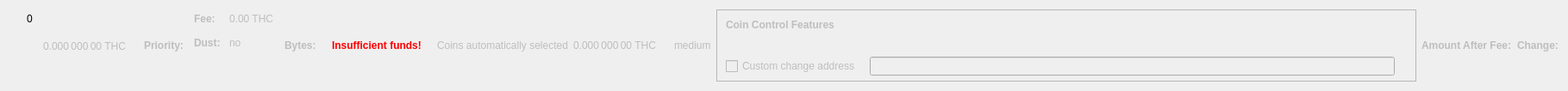
    <widget class="QWidget" name="dummyHideWidget" native="true">
     <property name="maximumSize">
      <size>
       <width>100</width>
       <height>22</height>
      </size>
     </property>
     <layout class="QHBoxLayout" name="dummyHideLayout">
      <item>
       <layout class="QFormLayout" name="formLayoutCoinControl1">
        <property name="horizontalSpacing">
         <number>10</number>
        </property>
        <property name="verticalSpacing">
         <number>14</number>
        </property>
        <property name="leftMargin">
         <number>10</number>
        </property>
        <property name="topMargin">
         <number>4</number>
        </property>
        <property name="rightMargin">
         <number>6</number>
        </property>
        <item row="0" column="1">
         <widget class="QLabel" name="labelCoinControlBytes">
          <property name="cursor">
           <cursorShape>IBeamCursor</cursorShape>
          </property>
          <property name="contextMenuPolicy">
           <enum>Qt::ActionsContextMenu</enum>
          </property>
          <property name="text">
           <string notr="true">0</string>
          </property>
          <property name="textInteractionFlags">
           <set>Qt::LinksAccessibleByMouse|Qt::TextSelectableByKeyboard|Qt::TextSelectableByMouse</set>
          </property>
         </widget>
        </item>
       </layout>
      </item>
      <item>
       <widget class="QLabel" name="labelCoinControlAfterFee">
        <property name="enabled">
         <bool>false</bool>
        </property>
        <property name="sizePolicy">
         <sizepolicy hsizetype="Fixed" vsizetype="Fixed">
          <horstretch>0</horstretch>
          <verstretch>0</verstretch>
         </sizepolicy>
        </property>
        <property name="minimumSize">
         <size>
          <width>111</width>
          <height>12</height>
         </size>
        </property>
        <property name="maximumSize">
         <size>
          <width>111</width>
          <height>12</height>
         </size>
        </property>
        <property name="cursor">
         <cursorShape>IBeamCursor</cursorShape>
        </property>
        <property name="contextMenuPolicy">
         <enum>Qt::ActionsContextMenu</enum>
        </property>
        <property name="text">
         <string notr="true">0.000 000 00 THC</string>
        </property>
        <property name="textInteractionFlags">
         <set>Qt::LinksAccessibleByMouse|Qt::TextSelectableByKeyboard|Qt::TextSelectableByMouse</set>
        </property>
       </widget>
      </item>
      <item>
       <widget class="QLabel" name="labelCoinControlPriorityText">
        <property name="enabled">
         <bool>false</bool>
        </property>
        <property name="font">
         <font>
          <weight>75</weight>
          <bold>true</bold>
         </font>
        </property>
        <property name="text">
         <string>Priority:</string>
        </property>
       </widget>
      </item>
      <item>
       <layout class="QHBoxLayout" name="horizontalLayout"/>
      </item>
      <item>
       <layout class="QFormLayout" name="formLayoutCoinControl3">
        <property name="horizontalSpacing">
         <number>10</number>
        </property>
        <property name="verticalSpacing">
         <number>14</number>
        </property>
        <property name="leftMargin">
         <number>6</number>
        </property>
        <property name="topMargin">
         <number>4</number>
        </property>
        <property name="rightMargin">
         <number>6</number>
        </property>
        <item row="0" column="0">
         <widget class="QLabel" name="labelCoinControlFeeText">
          <property name="enabled">
           <bool>false</bool>
          </property>
          <property name="font">
           <font>
            <weight>75</weight>
            <bold>true</bold>
           </font>
          </property>
          <property name="text">
           <string>Fee:</string>
          </property>
          <property name="margin">
           <number>0</number>
          </property>
         </widget>
        </item>
        <item row="0" column="1">
         <widget class="QLabel" name="labelCoinControlFee">
          <property name="enabled">
           <bool>false</bool>
          </property>
          <property name="cursor">
           <cursorShape>IBeamCursor</cursorShape>
          </property>
          <property name="contextMenuPolicy">
           <enum>Qt::ActionsContextMenu</enum>
          </property>
          <property name="text">
           <string notr="true">0.00 THC</string>
          </property>
          <property name="textInteractionFlags">
           <set>Qt::LinksAccessibleByMouse|Qt::TextSelectableByKeyboard|Qt::TextSelectableByMouse</set>
          </property>
         </widget>
        </item>
        <item row="1" column="0">
         <widget class="QLabel" name="labelCoinControlLowOutputText">
          <property name="enabled">
           <bool>false</bool>
          </property>
          <property name="font">
           <font>
            <weight>75</weight>
            <bold>true</bold>
           </font>
          </property>
          <property name="text">
           <string>Dust:</string>
          </property>
         </widget>
        </item>
        <item row="1" column="1">
         <widget class="QLabel" name="labelCoinControlLowOutput">
          <property name="enabled">
           <bool>false</bool>
          </property>
          <property name="cursor">
           <cursorShape>IBeamCursor</cursorShape>
          </property>
          <property name="contextMenuPolicy">
           <enum>Qt::ActionsContextMenu</enum>
          </property>
          <property name="text">
           <string>no</string>
          </property>
          <property name="textInteractionFlags">
           <set>Qt::LinksAccessibleByMouse|Qt::TextSelectableByKeyboard|Qt::TextSelectableByMouse</set>
          </property>
         </widget>
        </item>
       </layout>
      </item>
      <item>
       <widget class="QLabel" name="labelCoinControlBytesText">
        <property name="enabled">
         <bool>false</bool>
        </property>
        <property name="font">
         <font>
          <weight>75</weight>
          <bold>true</bold>
         </font>
        </property>
        <property name="text">
         <string>Bytes:</string>
        </property>
       </widget>
      </item>
      <item>
       <layout class="QFormLayout" name="formLayoutCoinControl2">
        <property name="horizontalSpacing">
         <number>10</number>
        </property>
        <property name="verticalSpacing">
         <number>14</number>
        </property>
        <property name="leftMargin">
         <number>6</number>
        </property>
        <property name="topMargin">
         <number>4</number>
        </property>
        <property name="rightMargin">
         <number>6</number>
        </property>
       </layout>
      </item>
      <item>
       <layout class="QHBoxLayout" name="horizontalLayoutCoinControl2">
        <property name="spacing">
         <number>8</number>
        </property>
        <property name="bottomMargin">
         <number>10</number>
        </property>
       </layout>
      </item>
      <item>
       <widget class="QLabel" name="labelCoinControlInsuffFunds">
        <property name="enabled">
         <bool>false</bool>
        </property>
        <property name="minimumSize">
         <size>
          <width>0</width>
          <height>0</height>
         </size>
        </property>
        <property name="font">
         <font>
          <weight>75</weight>
          <bold>true</bold>
         </font>
        </property>
        <property name="styleSheet">
         <string notr="true">color:red;font-weight:bold;</string>
        </property>
        <property name="text">
         <string>Insufficient funds!</string>
        </property>
        <property name="margin">
         <number>5</number>
        </property>
       </widget>
      </item>
      <item>
       <layout class="QFormLayout" name="formLayoutCoinControl4">
        <property name="horizontalSpacing">
         <number>10</number>
        </property>
        <property name="verticalSpacing">
         <number>14</number>
        </property>
        <property name="leftMargin">
         <number>6</number>
        </property>
        <property name="topMargin">
         <number>4</number>
        </property>
        <property name="rightMargin">
         <number>6</number>
        </property>
       </layout>
      </item>
      <item>
       <widget class="QLabel" name="labelCoinControlAutomaticallySelected">
        <property name="enabled">
         <bool>false</bool>
        </property>
        <property name="sizePolicy">
         <sizepolicy hsizetype="Fixed" vsizetype="Fixed">
          <horstretch>0</horstretch>
          <verstretch>0</verstretch>
         </sizepolicy>
        </property>
        <property name="minimumSize">
         <size>
          <width>0</width>
          <height>0</height>
         </size>
        </property>
        <property name="maximumSize">
         <size>
          <width>240</width>
          <height>16777215</height>
         </size>
        </property>
        <property name="text">
         <string>Coins automatically selected</string>
        </property>
        <property name="margin">
         <number>5</number>
        </property>
       </widget>
      </item>
      <item>
       <widget class="QLabel" name="labelCoinControlChange">
        <property name="enabled">
         <bool>false</bool>
        </property>
        <property name="sizePolicy">
         <sizepolicy hsizetype="Fixed" vsizetype="Fixed">
          <horstretch>0</horstretch>
          <verstretch>0</verstretch>
         </sizepolicy>
        </property>
        <property name="minimumSize">
         <size>
          <width>111</width>
          <height>0</height>
         </size>
        </property>
        <property name="maximumSize">
         <size>
          <width>111</width>
          <height>16777215</height>
         </size>
        </property>
        <property name="cursor">
         <cursorShape>IBeamCursor</cursorShape>
        </property>
        <property name="contextMenuPolicy">
         <enum>Qt::ActionsContextMenu</enum>
        </property>
        <property name="text">
         <string notr="true">0.000 000 00 THC</string>
        </property>
        <property name="textInteractionFlags">
         <set>Qt::LinksAccessibleByMouse|Qt::TextSelectableByKeyboard|Qt::TextSelectableByMouse</set>
        </property>
       </widget>
      </item>
      <item>
       <widget class="QLabel" name="labelCoinControlPriority">
        <property name="enabled">
         <bool>false</bool>
        </property>
        <property name="cursor">
         <cursorShape>IBeamCursor</cursorShape>
        </property>
        <property name="contextMenuPolicy">
         <enum>Qt::ActionsContextMenu</enum>
        </property>
        <property name="text">
         <string>medium</string>
        </property>
        <property name="textInteractionFlags">
         <set>Qt::LinksAccessibleByMouse|Qt::TextSelectableByKeyboard|Qt::TextSelectableByMouse</set>
        </property>
       </widget>
      </item>
      <item>
       <widget class="QFrame" name="frameCoinControl">
        <property name="sizePolicy">
         <sizepolicy hsizetype="Expanding" vsizetype="Expanding">
          <horstretch>0</horstretch>
          <verstretch>0</verstretch>
         </sizepolicy>
        </property>
        <property name="maximumSize">
         <size>
          <width>16777215</width>
          <height>16777215</height>
         </size>
        </property>
        <property name="frameShape">
         <enum>QFrame::StyledPanel</enum>
        </property>
        <property name="frameShadow">
         <enum>QFrame::Sunken</enum>
        </property>
        <layout class="QVBoxLayout" name="verticalLayoutCoinControl2_2">
         <property name="spacing">
          <number>0</number>
         </property>
         <property name="leftMargin">
          <number>0</number>
         </property>
         <property name="topMargin">
          <number>0</number>
         </property>
         <property name="rightMargin">
          <number>0</number>
         </property>
         <property name="bottomMargin">
          <number>6</number>
         </property>
         <item>
          <layout class="QVBoxLayout" name="verticalLayoutCoinControl" stretch="0,0,0,1">
           <property name="spacing">
            <number>0</number>
           </property>
           <property name="leftMargin">
            <number>10</number>
           </property>
           <property name="topMargin">
            <number>10</number>
           </property>
           <item>
            <layout class="QHBoxLayout" name="horizontalLayoutCoinControl1">
             <property name="bottomMargin">
              <number>15</number>
             </property>
             <item>
              <widget class="QLabel" name="labelCoinControlFeatures">
               <property name="enabled">
                <bool>false</bool>
               </property>
               <property name="sizePolicy">
                <sizepolicy hsizetype="Preferred" vsizetype="Maximum">
                 <horstretch>0</horstretch>
                 <verstretch>0</verstretch>
                </sizepolicy>
               </property>
               <property name="font">
                <font>
                 <weight>75</weight>
                 <bold>true</bold>
                </font>
               </property>
               <property name="styleSheet">
                <string notr="true">font-weight:bold;</string>
               </property>
               <property name="text">
                <string>Coin Control Features</string>
               </property>
              </widget>
             </item>
            </layout>
           </item>
           <item>
            <widget class="QWidget" name="widgetCoinControl" native="true">
             <property name="sizePolicy">
              <sizepolicy hsizetype="Preferred" vsizetype="Preferred">
               <horstretch>0</horstretch>
               <verstretch>0</verstretch>
              </sizepolicy>
             </property>
             <property name="minimumSize">
              <size>
               <width>0</width>
               <height>0</height>
              </size>
             </property>
             <property name="styleSheet">
              <string notr="true"/>
             </property>
             <layout class="QHBoxLayout" name="horizontalLayoutCoinControl5_2">
              <property name="leftMargin">
               <number>0</number>
              </property>
              <property name="topMargin">
               <number>0</number>
              </property>
              <property name="rightMargin">
               <number>0</number>
              </property>
              <property name="bottomMargin">
               <number>0</number>
              </property>
              <item>
               <layout class="QHBoxLayout" name="horizontalLayoutCoinControl3">
                <property name="spacing">
                 <number>20</number>
                </property>
                <property name="topMargin">
                 <number>0</number>
                </property>
                <property name="bottomMargin">
                 <number>10</number>
                </property>
               </layout>
              </item>
             </layout>
            </widget>
           </item>
           <item>
            <layout class="QHBoxLayout" name="horizontalLayoutCoinControl4" stretch="0,0,0">
             <property name="spacing">
              <number>12</number>
             </property>
             <property name="sizeConstraint">
              <enum>QLayout::SetDefaultConstraint</enum>
             </property>
             <property name="topMargin">
              <number>5</number>
             </property>
             <property name="rightMargin">
              <number>5</number>
             </property>
             <item>
              <widget class="QCheckBox" name="checkBoxCoinControlChange">
               <property name="enabled">
                <bool>false</bool>
               </property>
               <property name="toolTip">
                <string>If this is activated, but the change address is empty or invalid, change will be sent to a newly generated address.</string>
               </property>
               <property name="text">
                <string>Custom change address</string>
               </property>
              </widget>
             </item>
             <item>
              <widget class="QValidatedLineEdit" name="lineEditCoinControlChange">
               <property name="enabled">
                <bool>false</bool>
               </property>
               <property name="sizePolicy">
                <sizepolicy hsizetype="Expanding" vsizetype="Fixed">
                 <horstretch>0</horstretch>
                 <verstretch>0</verstretch>
                </sizepolicy>
               </property>
              </widget>
             </item>
             <item>
              <widget class="QLabel" name="labelCoinControlChangeLabel_2">
               <property name="sizePolicy">
                <sizepolicy hsizetype="Preferred" vsizetype="Expanding">
                 <horstretch>0</horstretch>
                 <verstretch>0</verstretch>
                </sizepolicy>
               </property>
               <property name="minimumSize">
                <size>
                 <width>0</width>
                 <height>0</height>
                </size>
               </property>
               <property name="text">
                <string/>
               </property>
               <property name="margin">
                <number>3</number>
               </property>
              </widget>
             </item>
            </layout>
           </item>
           <item>
            <spacer name="verticalSpacerCoinControl">
             <property name="orientation">
              <enum>Qt::Vertical</enum>
             </property>
             <property name="sizeHint" stdset="0">
              <size>
               <width>800</width>
               <height>1</height>
              </size>
             </property>
            </spacer>
           </item>
          </layout>
         </item>
        </layout>
       </widget>
      </item>
      <item>
       <widget class="QLabel" name="labelCoinControlAfterFeeText">
        <property name="enabled">
         <bool>false</bool>
        </property>
        <property name="minimumSize">
         <size>
          <width>0</width>
          <height>0</height>
         </size>
        </property>
        <property name="maximumSize">
         <size>
          <width>16777215</width>
          <height>16777215</height>
         </size>
        </property>
        <property name="font">
         <font>
          <weight>75</weight>
          <bold>true</bold>
         </font>
        </property>
        <property name="text">
         <string>Amount After Fee:</string>
        </property>
        <property name="alignment">
         <set>Qt::AlignLeading|Qt::AlignLeft|Qt::AlignVCenter</set>
        </property>
        <property name="margin">
         <number>0</number>
        </property>
       </widget>
      </item>
      <item>
       <widget class="QLabel" name="labelCoinControlChangeText">
        <property name="enabled">
         <bool>false</bool>
        </property>
        <property name="sizePolicy">
         <sizepolicy hsizetype="Preferred" vsizetype="Preferred">
          <horstretch>0</horstretch>
          <verstretch>0</verstretch>
         </sizepolicy>
        </property>
        <property name="minimumSize">
         <size>
          <width>0</width>
          <height>0</height>
         </size>
        </property>
        <property name="maximumSize">
         <size>
          <width>16777215</width>
          <height>16777215</height>
         </size>
        </property>
        <property name="font">
         <font>
          <weight>75</weight>
          <bold>true</bold>
         </font>
        </property>
        <property name="text">
         <string>Change:</string>
        </property>
        <property name="alignment">
         <set>Qt::AlignLeading|Qt::AlignLeft|Qt::AlignVCenter</set>
        </property>
       </widget>
      </item>
     </layout>
    </widget>
